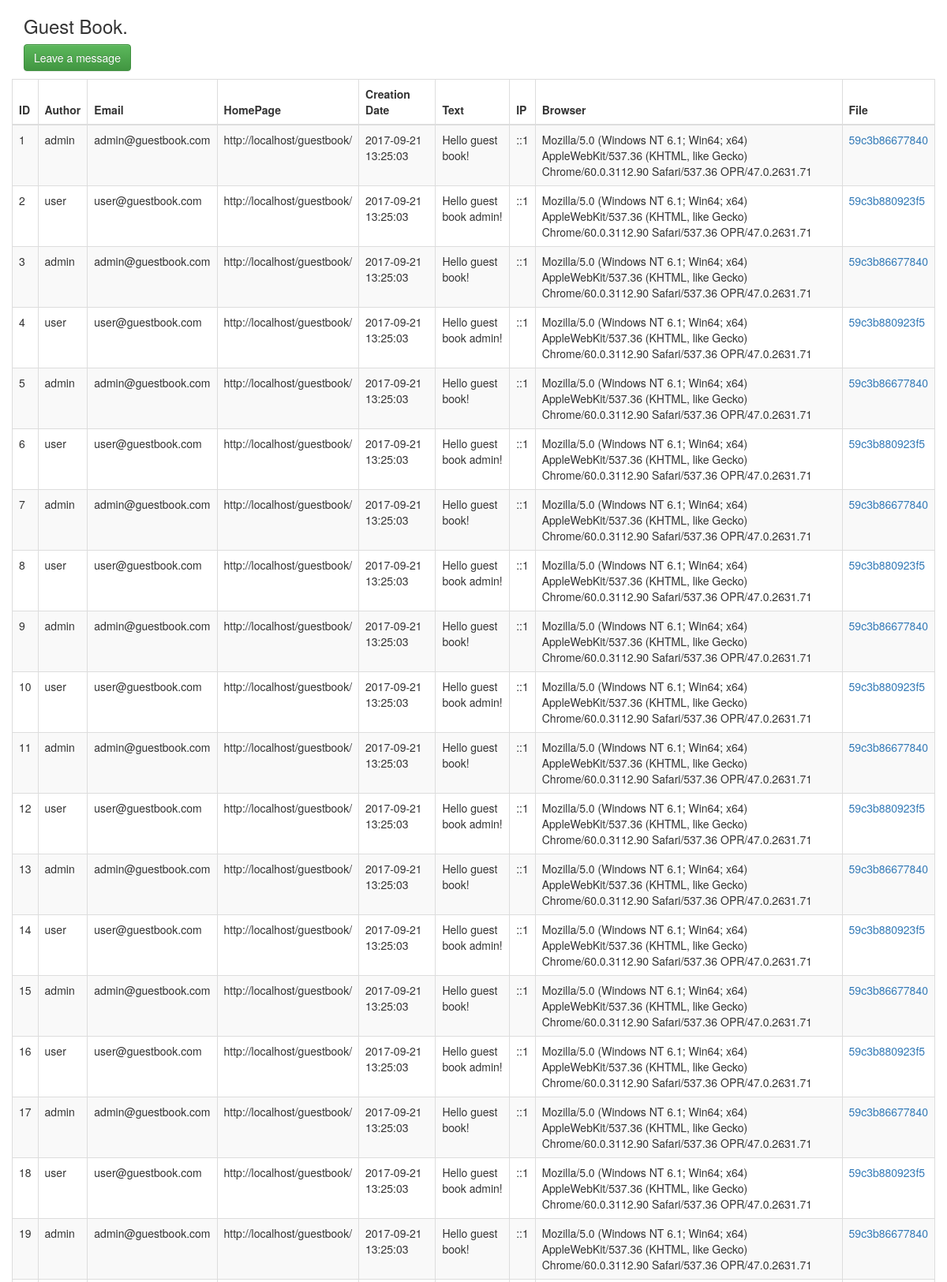
The page / (upper part) on the database its author committed.
### tables this page shows
CREATE TABLE `entry` (
  `id` int(11) NOT NULL,
  `username` varchar(255) NOT NULL,
  `email` varchar(255) NOT NULL,
  `homepage` text,
  `date` timestamp NOT NULL DEFAULT CURRENT_TIMESTAMP,
  `text` text NOT NULL,
  `ip` varchar(255) NOT NULL,
  `browser` varchar(550) NOT NULL,
  `file` varchar(255) DEFAULT NULL
);

### database/dao/GuestMessageDaoImpl.php (called while the page is built, shortened)
<?php
class GuestMessageDaoImpl implements IDao
{
    public function get($limit, $offset)
    {
        $pdo = Database::connect();
        $sql = 'SELECT * FROM entry  ORDER BY date DESC LIMIT :limit OFFSET :offset';
        $q = $pdo->prepare($sql);
        $q->bindValue(':limit', $limit, PDO::PARAM_INT);
        $q->bindValue(':offset', $offset, PDO::PARAM_INT);
        $q->execute();
        return $q->fetchAll();
    }
}

### entity/GuestMessage.php (called while the page is built, shortened)
<?php
class GuestMessage
{
    private $id;
    private $userName;
    private $email;
    private $homePage;
    private $message;
    private $date;
    private $ip;
    private $browser;
    private $fileName;
    public static function newGuestMessageFromDB(array $row)
    {
        $object = new GuestMessage();
        $object->id = $row['id'];
        $object->userName = $row['username'];
        $object->email = $row['email'];
        $object->homePage = $row['homepage'];
        $object->message = $row['text'];
        $object->ip = $row['ip'];
        $object->browser = $row['browser'];
        $object->date = $row['date'];
        $object->fileName = $row['file'];
        return $object;
    }
    public function getId()
    {
        return $this->id;
    }
    public function getUserName()
    {
        return $this->userName;
    }
    public function getEmail()
    {
        return $this->email;
    }
    public function getHomePage()
    {
        return $this->homePage;
    }
    public function getMessage()
    {
        return $this->message;
    }
    public function getIp()
    {
        return $this->ip;
    }
    public function getBrowser()
    {
        return $this->browser;
    }
    public function getDate()
    {
        return $this->date;
    }
    public function getFileName()
    {
        return $this->fileName;
    }
}

### index.php (the view, shortened to what this page needs)
<?php
include 'entity/GuestMessage.php';
include 'database/dao/GuestMessageDaoImpl.php';
$limit = 25;
if(!empty($_GET)){
    $o = new GuestMessageDaoImpl();
    $total = $o->getNumber();
    $lastPage = floor($total / $limit);
    if(($total % $limit) != 0){
        $lastPage = $lastPage + 1;
    }
    if(($_GET['page'] >= 1) && ($_GET['page'] <= $lastPage)){
        $current = $_GET['page'];
        if($current > 1){
            $previous = $current - 1;
        }else{
            $previous = null;
        }
        if($current < $total){
            $next = $current+1;
        }else{
            $next = null;
        }
        $offset = ($current-1) * $limit;
    }else{
        header("Refresh:0; url=index.php");
    }
}else{
    $offset = 0 * $limit;
}
?>
<!DOCTYPE html>
<html lang="en" xmlns="http://www.w3.org/1999/html">
<head>
    <link href="libs/css/bootstrap.min.css" rel="stylesheet">
    <link href="libs/css/bootstrap.css" rel="stylesheet">
    <link href="libs/css/bootstrap-theme.css" rel="stylesheet">
</head>
<body>
<div class="container">
    <div class="row">
        <div class="col-md-4">
            <p>
            <h3>Guest Book.</h3>
            </p>
            <p>
                <a href="create.php" class="btn btn-success">Leave a message</a>
            </p>
        </div>
    </div>
    <div class="row">
        <table class="table table-striped table-bordered">
            <thead>
            <tr>
                <th>ID</th>
                <th>Author</th>
                <th>Email</th>
                <th>HomePage</th>
                <th>Creation Date</th>
                <th>Text</th>
                <th>IP</th>
                <th>Browser</th>
                <th>File</th>
            </tr>
            </thead>
            <tbody>
            <?php
            $guestMessageDao = new GuestMessageDaoImpl();
            $rows = $guestMessageDao->get($limit, $offset);
            foreach($rows as $row){
                $obj = GuestMessage::newGuestMessageFromDB($row);
                echo '<tr>';
                echo '<td>'. $obj->getId() . '</td>';
                echo '<td>'. $obj->getUserName() . '</td>';
                echo '<td>'. $obj->getEmail() . '</td>';
                echo '<td>'. $obj->getHomePage() . '</td>';
                echo '<td>'. $obj->getDate() . '</td>';
                echo '<td>'. $obj->getMessage() . '</td>';
                echo '<td>'. $obj->getIp() . '</td>';
                echo '<td>'. $obj->getBrowser() . '</td>';
                echo '<td> <a href="download.php?file='.$obj->getFileName().'">'.$obj->getFileName() . '</a></td>';
                echo '</tr>';
            }
            ?>
            </tbody>
        </table>
    </div>
</div>
</body>
</html>

### rows shown on the page
entry: id "1", username "admin", email "admin@guestbook.com", homepage "http://localhost/guestbook/", date "2017-09-21 13:25:03", text "Hello guest book!", ip "::1", browser "Mozilla/5.0 (Windows NT 6.1; Win64; x64) AppleWebKit/537.36 (KHTML, like Gecko) Chrome/60.0.3112.90 Safari/537.36 OPR/47.0.2631.71", file "59c3b86677840"
entry: id "2", username "user", email "user@guestbook.com", homepage "http://localhost/guestbook/", date "2017-09-21 13:25:03", text "Hello guest book admin!", ip "::1", browser "Mozilla/5.0 (Windows NT 6.1; Win64; x64) AppleWebKit/537.36 (KHTML, like Gecko) Chrome/60.0.3112.90 Safari/537.36 OPR/47.0.2631.71", file "59c3b880923f5"
entry: id "3", username "admin", email "admin@guestbook.com", homepage "http://localhost/guestbook/", date "2017-09-21 13:25:03", text "Hello guest book!", ip "::1", browser "Mozilla/5.0 (Windows NT 6.1; Win64; x64) AppleWebKit/537.36 (KHTML, like Gecko) Chrome/60.0.3112.90 Safari/537.36 OPR/47.0.2631.71", file "59c3b86677840"
entry: id "4", username "user", email "user@guestbook.com", homepage "http://localhost/guestbook/", date "2017-09-21 13:25:03", text "Hello guest book admin!", ip "::1", browser "Mozilla/5.0 (Windows NT 6.1; Win64; x64) AppleWebKit/537.36 (KHTML, like Gecko) Chrome/60.0.3112.90 Safari/537.36 OPR/47.0.2631.71", file "59c3b880923f5"
entry: id "5", username "admin", email "admin@guestbook.com", homepage "http://localhost/guestbook/", date "2017-09-21 13:25:03", text "Hello guest book!", ip "::1", browser "Mozilla/5.0 (Windows NT 6.1; Win64; x64) AppleWebKit/537.36 (KHTML, like Gecko) Chrome/60.0.3112.90 Safari/537.36 OPR/47.0.2631.71", file "59c3b86677840"
entry: id "6", username "user", email "user@guestbook.com", homepage "http://localhost/guestbook/", date "2017-09-21 13:25:03", text "Hello guest book admin!", ip "::1", browser "Mozilla/5.0 (Windows NT 6.1; Win64; x64) AppleWebKit/537.36 (KHTML, like Gecko) Chrome/60.0.3112.90 Safari/537.36 OPR/47.0.2631.71", file "59c3b880923f5"
entry: id "7", username "admin", email "admin@guestbook.com", homepage "http://localhost/guestbook/", date "2017-09-21 13:25:03", text "Hello guest book!", ip "::1", browser "Mozilla/5.0 (Windows NT 6.1; Win64; x64) AppleWebKit/537.36 (KHTML, like Gecko) Chrome/60.0.3112.90 Safari/537.36 OPR/47.0.2631.71", file "59c3b86677840"
entry: id "8", username "user", email "user@guestbook.com", homepage "http://localhost/guestbook/", date "2017-09-21 13:25:03", text "Hello guest book admin!", ip "::1", browser "Mozilla/5.0 (Windows NT 6.1; Win64; x64) AppleWebKit/537.36 (KHTML, like Gecko) Chrome/60.0.3112.90 Safari/537.36 OPR/47.0.2631.71", file "59c3b880923f5"
entry: id "9", username "admin", email "admin@guestbook.com", homepage "http://localhost/guestbook/", date "2017-09-21 13:25:03", text "Hello guest book!", ip "::1", browser "Mozilla/5.0 (Windows NT 6.1; Win64; x64) AppleWebKit/537.36 (KHTML, like Gecko) Chrome/60.0.3112.90 Safari/537.36 OPR/47.0.2631.71", file "59c3b86677840"
entry: id "10", username "user", email "user@guestbook.com", homepage "http://localhost/guestbook/", date "2017-09-21 13:25:03", text "Hello guest book admin!", ip "::1", browser "Mozilla/5.0 (Windows NT 6.1; Win64; x64) AppleWebKit/537.36 (KHTML, like Gecko) Chrome/60.0.3112.90 Safari/537.36 OPR/47.0.2631.71", file "59c3b880923f5"
entry: id "11", username "admin", email "admin@guestbook.com", homepage "http://localhost/guestbook/", date "2017-09-21 13:25:03", text "Hello guest book!", ip "::1", browser "Mozilla/5.0 (Windows NT 6.1; Win64; x64) AppleWebKit/537.36 (KHTML, like Gecko) Chrome/60.0.3112.90 Safari/537.36 OPR/47.0.2631.71", file "59c3b86677840"
entry: id "12", username "user", email "user@guestbook.com", homepage "http://localhost/guestbook/", date "2017-09-21 13:25:03", text "Hello guest book admin!", ip "::1", browser "Mozilla/5.0 (Windows NT 6.1; Win64; x64) AppleWebKit/537.36 (KHTML, like Gecko) Chrome/60.0.3112.90 Safari/537.36 OPR/47.0.2631.71", file "59c3b880923f5"
entry: id "13", username "admin", email "admin@guestbook.com", homepage "http://localhost/guestbook/", date "2017-09-21 13:25:03", text "Hello guest book!", ip "::1", browser "Mozilla/5.0 (Windows NT 6.1; Win64; x64) AppleWebKit/537.36 (KHTML, like Gecko) Chrome/60.0.3112.90 Safari/537.36 OPR/47.0.2631.71", file "59c3b86677840"
entry: id "14", username "user", email "user@guestbook.com", homepage "http://localhost/guestbook/", date "2017-09-21 13:25:03", text "Hello guest book admin!", ip "::1", browser "Mozilla/5.0 (Windows NT 6.1; Win64; x64) AppleWebKit/537.36 (KHTML, like Gecko) Chrome/60.0.3112.90 Safari/537.36 OPR/47.0.2631.71", file "59c3b880923f5"
entry: id "15", username "admin", email "admin@guestbook.com", homepage "http://localhost/guestbook/", date "2017-09-21 13:25:03", text "Hello guest book!", ip "::1", browser "Mozilla/5.0 (Windows NT 6.1; Win64; x64) AppleWebKit/537.36 (KHTML, like Gecko) Chrome/60.0.3112.90 Safari/537.36 OPR/47.0.2631.71", file "59c3b86677840"
entry: id "16", username "user", email "user@guestbook.com", homepage "http://localhost/guestbook/", date "2017-09-21 13:25:03", text "Hello guest book admin!", ip "::1", browser "Mozilla/5.0 (Windows NT 6.1; Win64; x64) AppleWebKit/537.36 (KHTML, like Gecko) Chrome/60.0.3112.90 Safari/537.36 OPR/47.0.2631.71", file "59c3b880923f5"
entry: id "17", username "admin", email "admin@guestbook.com", homepage "http://localhost/guestbook/", date "2017-09-21 13:25:03", text "Hello guest book!", ip "::1", browser "Mozilla/5.0 (Windows NT 6.1; Win64; x64) AppleWebKit/537.36 (KHTML, like Gecko) Chrome/60.0.3112.90 Safari/537.36 OPR/47.0.2631.71", file "59c3b86677840"
entry: id "18", username "user", email "user@guestbook.com", homepage "http://localhost/guestbook/", date "2017-09-21 13:25:03", text "Hello guest book admin!", ip "::1", browser "Mozilla/5.0 (Windows NT 6.1; Win64; x64) AppleWebKit/537.36 (KHTML, like Gecko) Chrome/60.0.3112.90 Safari/537.36 OPR/47.0.2631.71", file "59c3b880923f5"
entry: id "19", username "admin", email "admin@guestbook.com", homepage "http://localhost/guestbook/", date "2017-09-21 13:25:03", text "Hello guest book!", ip "::1", browser "Mozilla/5.0 (Windows NT 6.1; Win64; x64) AppleWebKit/537.36 (KHTML, like Gecko) Chrome/60.0.3112.90 Safari/537.36 OPR/47.0.2631.71", file "59c3b86677840"
